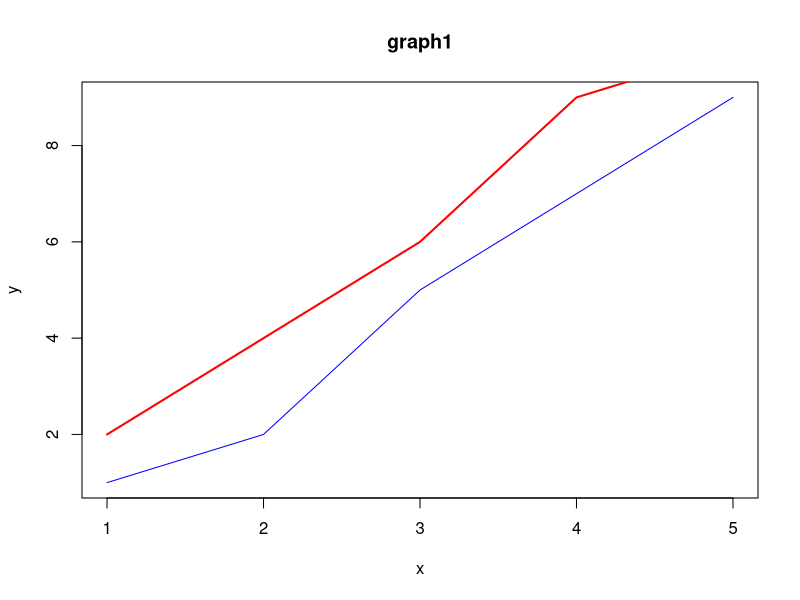

The R source for this figure:
name <- 2
name2 <- 5

fruits <- c("apple", "banana", "orange")

productof2 <- function(x, y) {
  return(x * y)
}


# run function
productof2(name, name2)

testing <- function() {
  line2 <- c(2, 4, 6, 9, 10)
  line1 <- c(1, 2, 5, 7, 9)
  plot(line1, type = "l", main = "graph1", col = "blue", xlab = "x", ylab = "y")
  lines(line2, col = "red", type = "l", lwd = 2)
}
testing()
